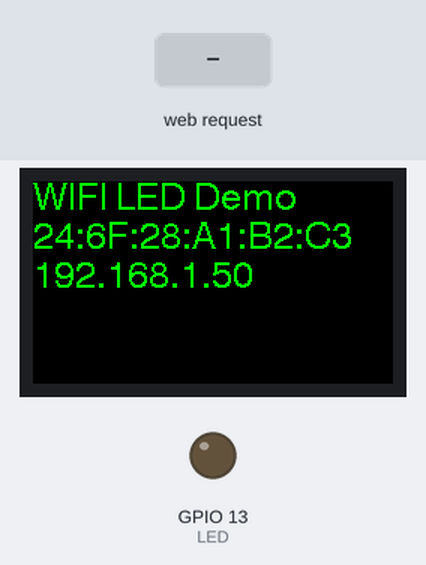
This sketch was run on a simulated ESP32. Parts: 240×135 colour display, output pins drawn as LEDs (lit = HIGH). The inputs (shaded band) are chosen by the test bench. WiFi joins after 1.5 s; servers stay silent unless stated.

Above: at 4.1 s.
4.2 s: HTTP request GET /H received
At 5.2 s:
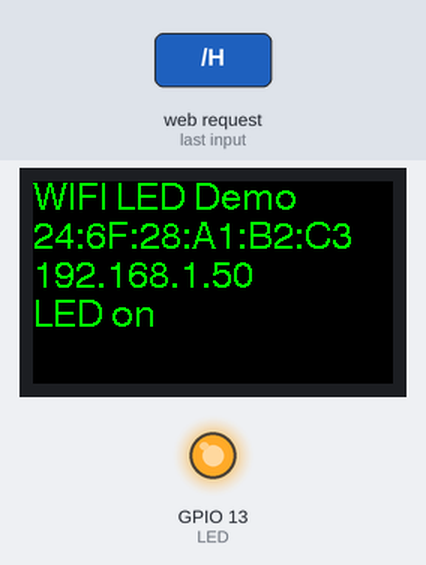
5.7 s: HTTP request GET /L received
At 6.3 s:
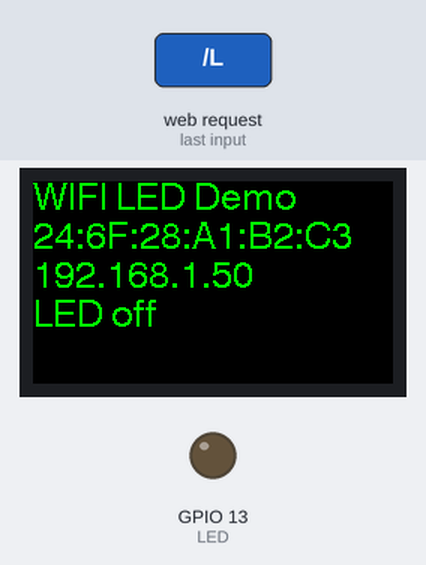
Timing chart, 0 to 8.7 s (numbered marks = the images above; inputs shaded):
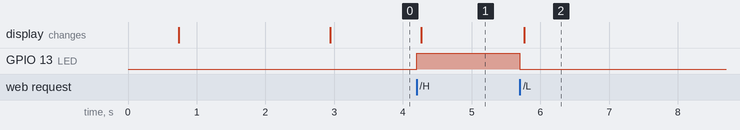

The sketch:

TTGO_Wifi_Web_LED_on_off_public.ino
```cpp
/*
 WiFi Web Server LED Blink

 A simple web server that lets you blink an LED via the web.
 This sketch will print the IP address of your WiFi Shield (once connected)
 to the Serial monitor. From there, you can open that address in a web browser
 to turn on and off the LED on pin 5.

 If the IP address of your shield is yourAddress:
 http://yourAddress/H turns the LED on
 http://yourAddress/L turns it off

 This example is written for a network using WPA encryption. For
 WEP or WPA, change the Wifi.begin() call accordingly.

 Circuit:
 * WiFi shield attached
 * LED attached to pin 5

 created for arduino 25 Nov 2012
 by Tom Igoe

ported for sparkfun esp32
31.01.2017 by Jan Hendrik Berlin

 */

#include <WiFi.h>
#include <TFT_eSPI.h> // Graphics and font library for ST7735 driver chip
#include <SPI.h>

TFT_eSPI tft = TFT_eSPI();  // Invoke library, pins defined in User_Setup.h
const char* ssid     = "wifiname";
const char* password = "password";
#define LED 13

WiFiServer server(80);

void setup()
{   tft.init();
    tft.setRotation(1);  // rotate display every 90 degrees 1...3
    tft.setTextColor(TFT_GREEN,TFT_BLACK);
    pinMode(LED, OUTPUT);      // set the LED pin mode

    // We start by connecting to a WiFi network

    tft.fillScreen(TFT_BLACK);
    tft.setCursor(0, 0, 4);    // size 4 font
    tft.println("Connecting to");
    tft.println(ssid);
    delay(500);

    WiFi.begin(ssid, password);
    while (WiFi.status() != WL_CONNECTED) {
        tft.fillScreen(TFT_BLACK);
        tft.setCursor(0, 0, 4);    // size 4 font
        tft.println("Connecting...");
        delay(200);
    }
    delay(500);
    tft.fillScreen(TFT_BLACK);
    tft.setCursor(0, 0, 4);    // size 4 font
    tft.println("WIFI LED Demo");
    tft.println(WiFi.macAddress());
    tft.println(WiFi.localIP());

    server.begin();
}

int value = 0;

void loop(){
 WiFiClient client = server.available();   // listen for incoming clients

  if (client) {                             // if you get a client,
    String currentLine = "";                // make a String to hold incoming data from the client
    while (client.connected()) {            // loop while the client's connected
      if (client.available()) {             // if there's bytes to read from the client,
        char c = client.read();             // read a byte, then
        if (c == '\n') {                    // if the byte is a newline character

          // if the current line is blank, you got two newline characters in a row.
          // that's the end of the client HTTP request, so send a response:
          if (currentLine.length() == 0) {
            // HTTP headers always start with a response code (e.g. HTTP/1.1 200 OK)
            // and a content-type so the client knows what's coming, then a blank line:
            client.println("HTTP/1.1 200 OK");
            client.println("Content-type:text/html");
            client.println();

            // the content of the HTTP response follows the header:
            client.print("<h2>IMSAI Guy TTGO Demo Program</h2><br>");
            client.print("Click <a href=\"/H\">here</a> to turn the LED on pin 13 on.<br>");
            client.print("Click <a href=\"/L\">here</a> to turn the LED on pin 13 off.<br>");

            // The HTTP response ends with another blank line:
            client.println();
            // break out of the while loop:
            break;
          } else {    // if you got a newline, then clear currentLine:
            currentLine = "";
          }
        } else if (c != '\r') {  // if you got anything else but a carriage return character,
          currentLine += c;      // add it to the end of the currentLine
        }

        // Check to see if the client request was "GET /H" or "GET /L":
        if (currentLine.endsWith("GET /H")) {
          digitalWrite(LED, HIGH);               // GET /H turns the LED on
          tft.fillScreen(TFT_BLACK);
          tft.setCursor(0, 0, 4);    // size 4 font
          tft.println("WIFI LED Demo");
          tft.println(WiFi.macAddress());
          tft.println(WiFi.localIP());
          tft.println("LED on");
        }
        if (currentLine.endsWith("GET /L")) {
          digitalWrite(LED, LOW);                // GET /L turns the LED off
          tft.fillScreen(TFT_BLACK);
          tft.setCursor(0, 0, 4);    // size 4 font
          tft.println("WIFI LED Demo");
          tft.println(WiFi.macAddress());
          tft.println(WiFi.localIP());
          tft.println("LED off");
        }
      }
    }
    // close the connection:
    client.stop();
  }
}
```

Measured:
- after the input at 4.2 s, GPIO 13 (LED): LOW → HIGH at once; the display: changes after 0.07 s (image 1)
- after the input at 5.7 s, GPIO 13 (LED): HIGH → LOW at once; the display: changes after 0.07 s (image 2)
